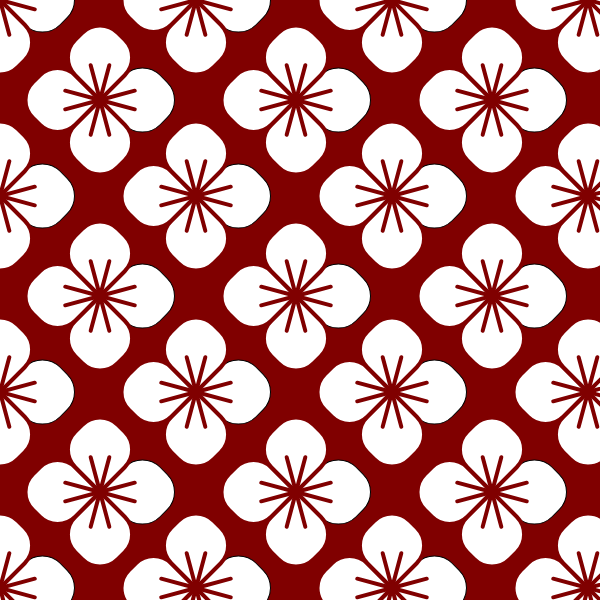
Frame 1 (no input)
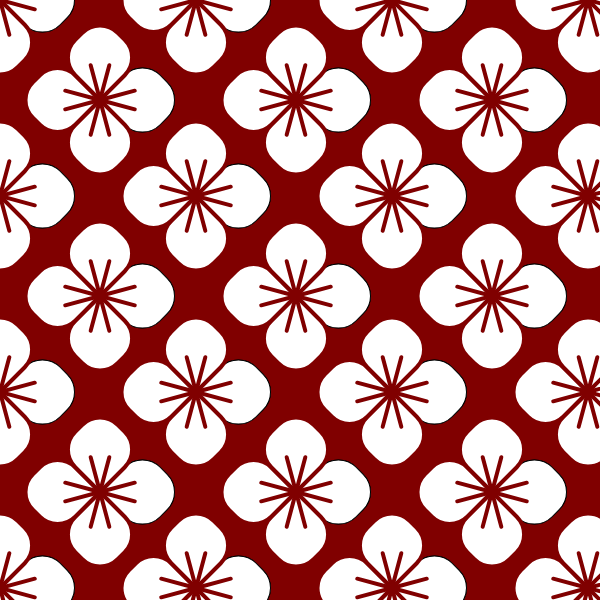
Frame 2 (the mouse pressed at the canvas centre, redrawn once)

The p5.js sketch that drew these frames (run headless with seeded random() and noise() and a simulated clock; the mouse was pressed at the canvas centre and the sketch redrawn once):

// p5.js sketch
// ── sketch.js
const FLOWER_SIZE = 140

// layout
const MARGIN = 30
const PADDING = FLOWER_SIZE * 0.4
const GRIDBOX = FLOWER_SIZE + PADDING
const START = (FLOWER_SIZE / 2) + MARGIN

function setup() {
  createCanvas(600, 600);
  noLoop();
  angleMode(DEGREES);
  rectMode(CENTER);
  flowers = [];  
  noLoop();
}

function draw() {
  let backgroundColor = color('maroon');
  let foregroundColor = color('white');
  background(backgroundColor);

  for (let x = 0; x < 4; x++) {
    for (let y = 0; y < 4; y++) {
      const posX = (x * GRIDBOX)
      const posY = (y * GRIDBOX)
      flowers.push(new Flower(posX, posY, 60, 60, foregroundColor, backgroundColor))
    }
  }

  for (let x = 0; x < 3; x++) {
    for (let y = 0; y < 3; y++) {
      const posX = START + (x * GRIDBOX)
      const posY = START + (y * GRIDBOX)
      flowers.push(new Flower(posX, posY, 60, 60, foregroundColor, backgroundColor))
    }
  }

  flowers.forEach(flower => {
    flower.render()
  })
}
// ── flower.js
class Flower {
    constructor(posX, posY, petalWidth, petalHeight, petalColor, stamenColor) {
      this.posX = posX;
      this.posY = posY;
      this.petalWidth = petalWidth;
      this.petalHeight = petalHeight
      this.stamenLength = this.petalWidth * .6;
      this.petalColor = petalColor;
      this.stamenColor = stamenColor;
    }
  
    render() {    
      push()
      translate(this.posX, this.posY);
      rotate(45);
      push();
      for (let i = 0; i < 4; i++) {
        fill(this.petalColor);
        rect(this.petalWidth/2,-this.petalHeight/2,this.petalWidth,this.petalHeight,25,25,25,5);

        stroke(this.stamenColor);
        strokeWeight(4);
        line(0,0,this.stamenLength * sin(60),-this.stamenLength * cos(60));
        line(0,0,this.stamenLength * sin(30),-this.stamenLength * cos(30));
        rotate(90);
      }
      pop();
      pop();
    }
  }
